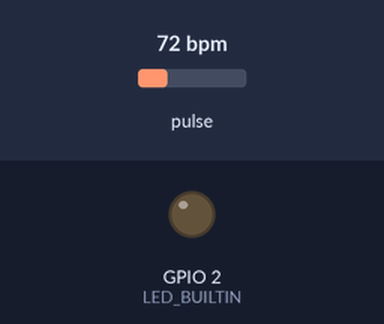
Bench run of a sketch on a simulated ESP8266 (NodeMCU). Shown: output pins drawn as LEDs (lit = HIGH, except the on-board LED, lit = LOW). Dashed ring = blinking. The test bench sets the inputs (shaded band); at power-on: pulse 72 bpm. WiFi joins after 1.5 s; servers stay silent unless stated; network time is answered at once with the bench clock; uploads are accepted with an empty reply; the local clock reads 2024-03-15 10:24:30 at power-on unless the sketch sets it; what the sketch prints to the serial monitor is not drawn.

Above: at 2.7 s.
2.8 s: pulse set to 61 bpm
4.7 s: pulse set to 57 bpm
At 5.8 s:
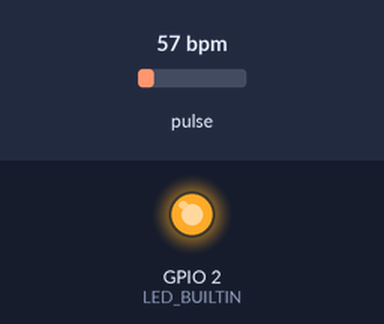
7.7 s: pulse set to 70 bpm
At 9.4 s:
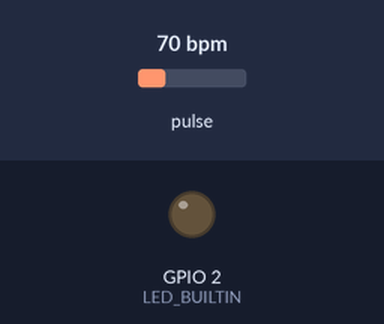
10.0 s: pulse set to 42 bpm
At 11.8 s:
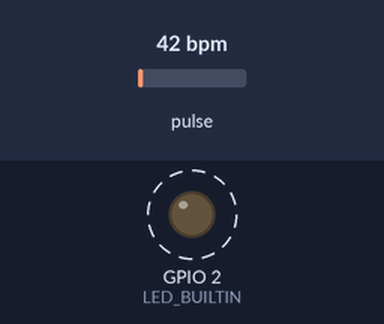
Timing chart, 0 to 14.0 s (numbered marks = the images above; inputs shaded):
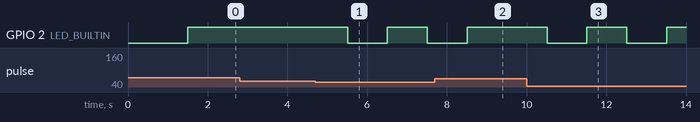

Measured:
- the behaviour switches between 60 and 59 bpm on pulse (found by bisection; images 0 and 1)
- after the input at 2.8 s, every drawn part: stays the same
- after the input at 4.7 s, GPIO 2 (LED_BUILTIN): HIGH → LOW after 0.81 s, → HIGH 1.0 s later, → LOW 1.0 s later
- after the input at 7.7 s, GPIO 2 (LED_BUILTIN): goes on until 8.5 s, then stays HIGH
- after the input at 10.0 s, GPIO 2 (LED_BUILTIN): alternates HIGH for 1.0 s and LOW for 1.0 s, starting after 0.51 s

The sketch:

NodeMCU_SensorPulse.ino
```cpp
#include <Arduino.h>
#include <ESP8266WiFi.h>
#include <ESP8266HTTPClient.h>
#include <PulseSensorPlayground.h>
#include <NTPClient.h>
#include <WiFiUdp.h>
#include <TimeLib.h>

// Configurações de Wi-Fi
const char *WIFI_SSID = "HackaTruckIoT";
const char *WIFI_PASSWORD = "iothacka";
const char *URL = "http://192.168.128.100:1880/postDezim"; // Endereço do servidor

// Sensor de pulso
const int PulseWire = 0;       // PulseSensor conectado ao pino analógico 0
const int LED = LED_BUILTIN;    // LED integrado
int Threshold = 550;           // Limite para detectar batimento

WiFiClient client;
HTTPClient httpClient;

PulseSensorPlayground pulseSensor;  // Cria o objeto pulseSensor

WiFiUDP udp;
NTPClient timeClient(udp, "pool.ntp.org", 0, 60000);  // Ajuste o fuso horário conforme necessário

unsigned long lastTime = 0;
unsigned long delayTime = 1000;  // Delay de 1 segundo entre leituras

void setup() {
  Serial.begin(115200);  // Para monitor serial

  // Conectar-se ao Wi-Fi
  WiFi.begin(WIFI_SSID, WIFI_PASSWORD);
  while (WiFi.status() != WL_CONNECTED) {
    delay(500);
    Serial.print(".");
  }
  Serial.println("Conectado à rede Wi-Fi!");

  // Iniciar o cliente NTP
  timeClient.begin();
  timeClient.setTimeOffset(-10800);  // Ajuste o fuso horário

  // Configurar o PulseSensor
  pulseSensor.analogInput(PulseWire);
  pulseSensor.blinkOnPulse(LED);        // Piscar o LED integrado com o batimento
  pulseSensor.setThreshold(Threshold);

  if (pulseSensor.begin()) {
    Serial.println("PulseSensor iniciado!");
  } else {
    Serial.println("Erro ao iniciar o PulseSensor.");
  }
}

void loop() {
  // Verifica se já passou o tempo de delay
  if (millis() - lastTime > delayTime) {
    lastTime = millis();  // Atualiza o tempo

    // Verifica se há um batimento
    if (pulseSensor.sawStartOfBeat()) {
      int myBPM = pulseSensor.getBeatsPerMinute();
      Serial.println("♥  A HeartBeat Happened !");
      Serial.print("BPM: ");
      Serial.println(myBPM);

      // Atualiza o tempo via NTP
      timeClient.update();

      // Obtém a hora atual
      int hours = timeClient.getHours();
      int minutes = timeClient.getMinutes();
      int seconds = timeClient.getSeconds();

      // Formata a hora no formato HH:MM:SS
      String horaStr = String(hours) + ":" + String(minutes) + ":" + String(seconds);

      // Define o tempo atual no formato TimeLib
      setTime(timeClient.getEpochTime());  // Define a hora atual usando o timestamp NTP

      // Obtém a data atual usando TimeLib
      int anoAtual = year();
      int mesAtual = month();
      int diaAtual = day();

      // Formata a data no formato MM/DD/AAAA
      String dataStr = (diaAtual < 10 ? "0" : "") + String(diaAtual) + "/" + (mesAtual < 10 ? "0" : "") + String(mesAtual) + "/" + String(anoAtual);

      // Monta o JSON
      String json = "{\"id\": \"607\", \"bpm\": \"" + String(myBPM) + "\", \"data\": \"" + dataStr + "\", \"hora\": \"" + horaStr + "\"}";

      // Envia os dados para o servidor via HTTP POST
      httpClient.begin(client, URL);
      httpClient.addHeader("Content-Type", "application/json");

      // Definir um timeout para a requisição HTTP
      httpClient.setTimeout(5000);  // Tempo de espera de 5 segundos para a resposta

      int httpResponseCode = httpClient.POST(json);

      if (httpResponseCode > 0) {
        String content = httpClient.getString();
        Serial.println("Resposta do servidor: ");
        Serial.println(content);
      } else {
        Serial.print("Erro ao enviar dados. Código de resposta HTTP: ");
        Serial.println(httpResponseCode);
      }

      // Finaliza a requisição HTTP
      httpClient.end();
    }
  }
}
```
